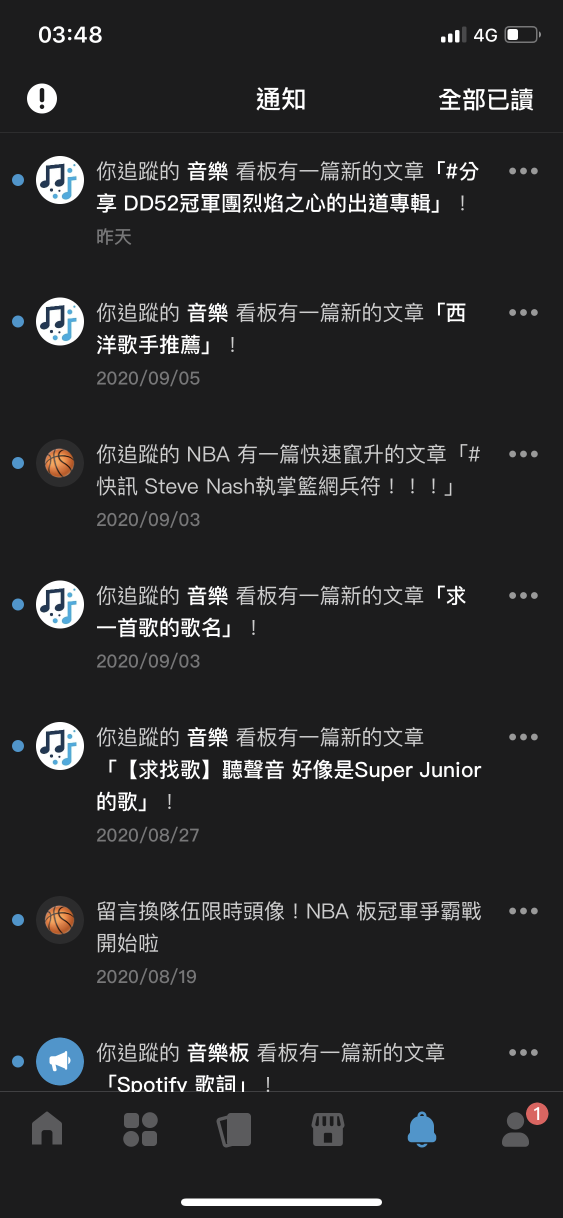
#> input picture iosScreenshotAns/IMG_6301.PNG, 1125 x 2436 px, found by its file name (shown at 1/2 size)
$ jupyter execute --allow-errors screenshotProcessor.ipynb   (shell and % lines are left out)
#> lines starting #> are read from the running program, lines starting #| are printed output that depends on the picture; after the words box and inside, x2 and y2 are one past the last pixel; in counts of white or black regions, pixels touching at a corner belong together
### screenImageAnalyzer_test.py
import os, sys
import platform
import cv2
import pytesseract
import tesserocr
from PIL import Image
import queue
import concurrent.futures
import numpy as np
import math

if platform.system() == 'Windows':
    pytesseract.pytesseract.tesseract_cmd = None
    p = os.path.join("C:\\", "Program Files (x86)", "Tesseract-OCR", "tesseract.exe")
    if os.path.isfile(p):
        pytesseract.pytesseract.tesseract_cmd = r'C:\Program Files (x86)\Tesseract-OCR\tesseract.exe'

    if pytesseract.pytesseract.tesseract_cmd == None:
        p = os.path.join("C:\\", "Program Files", "Tesseract-OCR", "tesseract.exe")
        if os.path.isfile(p):
            pytesseract.pytesseract.tesseract_cmd = r'C:\Program Files\Tesseract-OCR\tesseract.exe'

    if pytesseract.pytesseract.tesseract_cmd == None:
        p = os.path.join('C:\\', "Users", os.getlogin(), "AppData", "Local", "Tesseract-OCR", "tesseract.exe")
        if os.path.isfile(p):
            pytesseract.pytesseract.tesseract_cmd \
            = r'C:\Users\{}\AppData\Local\Tesseract-OCR\tesseract.exe'.format(os.getlogin())

    if pytesseract.pytesseract.tesseract_cmd == None:
        print("Sorry that I could not find your tesseract.exe!")
        sys.exit(-1)

class screenImageAnalyzer:
    # [15 lines left out: function __init__, not called in this run]


    def getImageFromFile(self, inputImgPath):
        self.cv2Input = cv2.imread(inputImgPath)
        return self.cv2Input

    def getImage(self, cv2InputImg):
        self.cv2Input = cv2InputImg
        return self.cv2Input

    # [968 lines left out: functions getVisionDict, generateJsonDict, addDict, combineContour, removeOverlap, removeSymbols and 6 more, not called in this run]

### allProcess.py
#from  matplotlib import pyplot as plt
from imp import reload
import sys
import cv2
import numpy as np
from  matplotlib import pyplot as plt

from getContourInfo import *
reload(sys.modules['getContourInfo'])
from getContourInfo import *
from addText import *
reload(sys.modules['addText'])
from addText import *

from generateDict import *
reload(sys.modules['generateDict'])
from generateDict import *

import tesserocr
import pytesseract

from PIL import Image
import concurrent.futures
import queue

import time
import os

import math
from combineContour import *
reload(sys.modules['combineContour'])
from combineContour import *

from PIL import Image, ImageDraw, ImageFont

# [154 lines left out: function allProcess, not called in this run]

### screenshotProcessor.ipynb
[cell 1]
#DO ALL PROCESS AT ONE TIME
from imp import reload
import sys
from allProcess import *
reload(sys.modules['allProcess'])
from allProcess import *

IMG_LIST = ['facebook1']
IMG_LIST = list(range(6309,6318))
#((w1+h1>f*7) and (w2+h2>f*7))
#> (the rest of this cell did not finish here and is left out)

    ##一般測試experiment設為false

[cell 2]
import cv2
import numpy as np
from  matplotlib import pyplot as plt


IMAGE_NUMBER = str('6312')
# [7 lines of commented-out code are left out]

[cell 3]
from getContourInfo import *
reload(sys.modules['getContourInfo'])
from getContourInfo import *

img = cv2.imread('iosScreenshot/IMG_'+IMAGE_NUMBER+'.png', 1)
#img = cv2.imread('experiment/'+IMAGE_NUMBER+'.png', 1)
#> (the rest of this cell did not finish here and is left out)

[cell 4]
##辨識截圖上的文字並且加入contourInfo
## concurrent.futures version
from addText import *
reload(sys.modules['addText'])
from addText import *

import tesserocr
import pytesseract

from PIL import Image
import concurrent.futures
import queue

import time
import os

NUM_THREADS = os.cpu_count()
NUM_THREADS = 8
print('Logical Processors: ',NUM_THREADS)
#tesserocr_queue = queue.Queue()

#> (the rest of this cell did not finish here and is left out)

#> (a cell that did not finish here is left out)

#> (a cell that did not finish here is left out)

[cell 7]
##c,d distance limitation
#d in c: upper left and (center or y_axis dist)
#c in d: upper left and (center or y_axis dist)
#d on right of c: (d's upper left - c's upper right) or (d's bottom left - c's bottom right) and (center or y_axis dist)
#d on left of c: (d's upper right - c's upper left) or (d's bottom right - c's bottom left)and (center or y_axis dist)
#d at top:(d's bottom left - c's upper left) or (d's bottom right - c's upper right) and center
#d at bottom:(d's upper left - c's bottom left) or (d's upper right - c's bottom right) and center

##combine contours that might be in the same element
#print(contourInfo)
#[[輪廓編號, 輪廓hier資訊],[x,y,w,h],[輪廓文字,confidence]]
import math
from combineContour import *
reload(sys.modules['combineContour'])
from combineContour import *

#> (the rest of this cell did not finish here and is left out)

#> (a cell that did not finish here is left out)

[cell 9]
from PIL import Image, ImageDraw, ImageFont
#> (the rest of this cell did not finish here and is left out)

[cell 10]
##產生截圖contour hierarchy的dict
import json
from generateDict import *
reload(sys.modules['generateDict'])
from generateDict import *


# [5 lines of commented-out code are left out]

#> (the rest of this cell did not finish here and is left out)

[cell 11]
##class test
import cv2
from  matplotlib import pyplot as plt
from screenImageAnalyzer_test import screenImageAnalyzer
reload(sys.modules['screenImageAnalyzer_test'])
from screenImageAnalyzer_test import screenImageAnalyzer

img = cv2.imread('iosScreenshot/IMG_6301.png', 1)
#> img is the input picture: shape (2436, 1125, 3); mean B, G, R 41.6, 40.4, 40.2
cl = screenImageAnalyzer()
img = cl.getImage(img)
#> (the rest of this cell did not finish here and is left out)

#> in updateLowHighThreshold, `imgHist = cv2.equalizeHist(imgData)`:
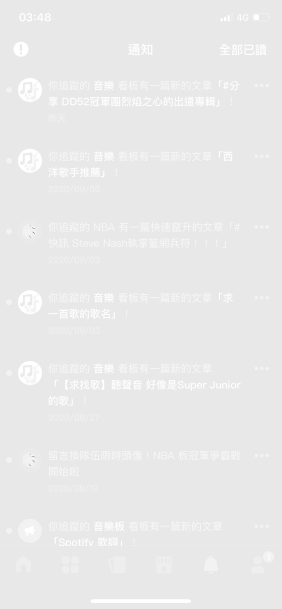
#> imgHist: shape (2436, 1125) (shown at 1/4 size); min 0, max 255, mean 233.1
#> in updateLowHighThreshold, `mean = np.average(imgHist)`: mean = 233.1
#> in updateLowHighThreshold, `lowThreshold = int(self.CANNY_LOW_THRESHOLD_RATIO * mean * self.CANNY_..`: lowThreshold = 23
#> in updateLowHighThreshold, `highThreshold = int(self.CANNY_LOW_THRESHOLD_RATIO * self.ratio * mean..`: highThreshold = 46
#> in getVisionDict, `lowThreshold, highThreshold, mean = self.updateLowHighThreshold(gray)`: lowThreshold = 23; highThreshold = 46; mean = 233.1
#> in getVisionDict, `gray_edges = cv2.Canny(blur_gray, lowThreshold, highThreshold)`:
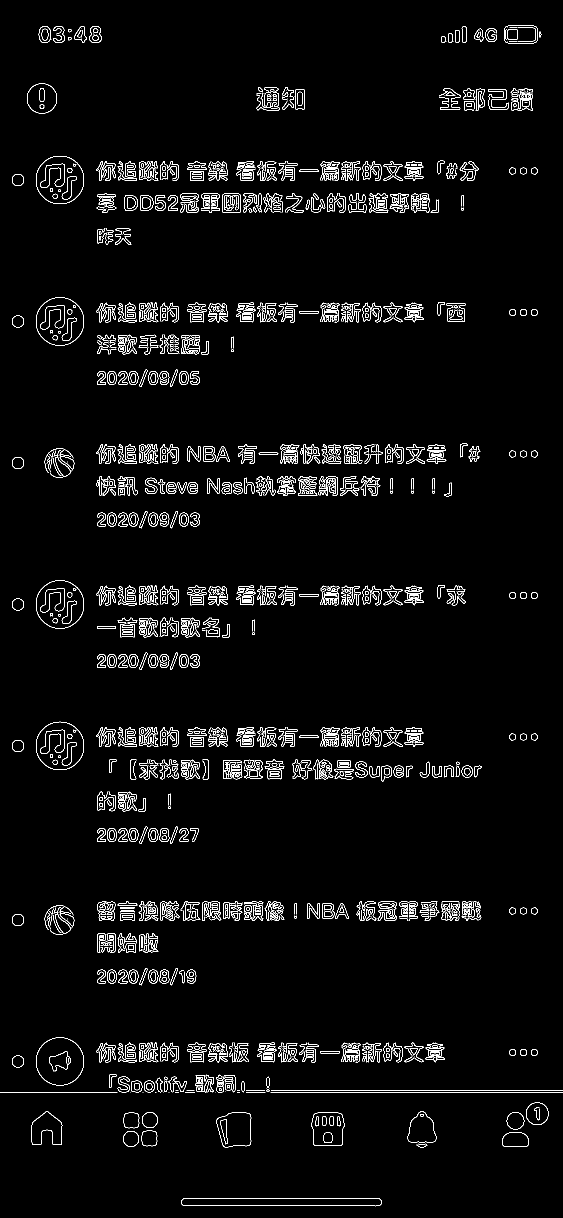
#> gray_edges: shape (2436, 1125) (shown at 1/2 size); 3.2% white in thin lines or dots
#> in getVisionDict, `mean_canny = np.average(gray_edges)`: mean_canny = 8.06
#> in addDilate, `img_dilation = cv2.dilate(imgData, kernel, iterations=1)`:
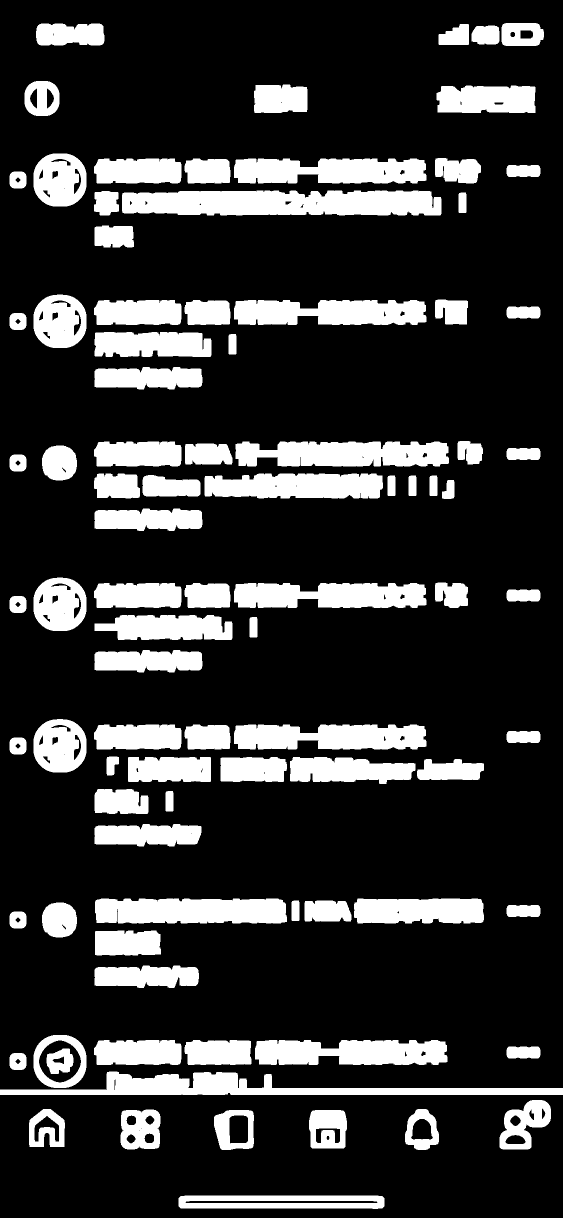
#> img_dilation: shape (2436, 1125) (shown at 1/2 size); 19.8% white; 91 white regions
#> in getContourInfo, `(result, hierarchy) = cv2.findContours(gray_edges.copy(), cv2.RETR_TRE..`: result = 178 contours, 19 with area under 20; largest, box (x1, y1, x2, y2) and area: (244, 381, 883, 431) 28278, (0, 2143, 1125, 2190) 21458, (471, 883, 898, 933) 17830, (190, 1797, 574, 1847) 17572, (510, 2080, 895, 2130) 16120

plt.figure(figsize=(50,25))
canvas = cv2.cvtColor(canvas, cv2.COLOR_BGR2RGB)
plt.imshow(canvas)

[cell 12]
import json
#> (the rest of this cell did not finish here and is left out)

[cell 13]
import copy
q = [1,2,3,4,5,6,7,[8]]
p = q.copy()
p = p.copy()

for c in p:
    if c==[8]:
        c.append(10)
        p.remove(c)


print(q)
print(p)

for a,b in zip([1,2],[3,4]):
    print(a,b)

#> (a cell that did not finish here is left out)

[cell 15]
a = [1,2,3,4,5]
# [7 lines of commented-out code are left out]

for d in a:
    print(d)
    if d>2:
        a.remove(d)

s = [1,[2],3,[4],[4]]
#> (the rest of this cell did not finish here and is left out)

[cell 16]
a = [1,1,2,2,3,4]
print(True in (i in [1,3,2] for i in a) or True in (i==2 for i in a))

$ run again, with iosScreenshotAns/IMG_6023.PNG copied over iosScreenshotAns/IMG_6301.PNG
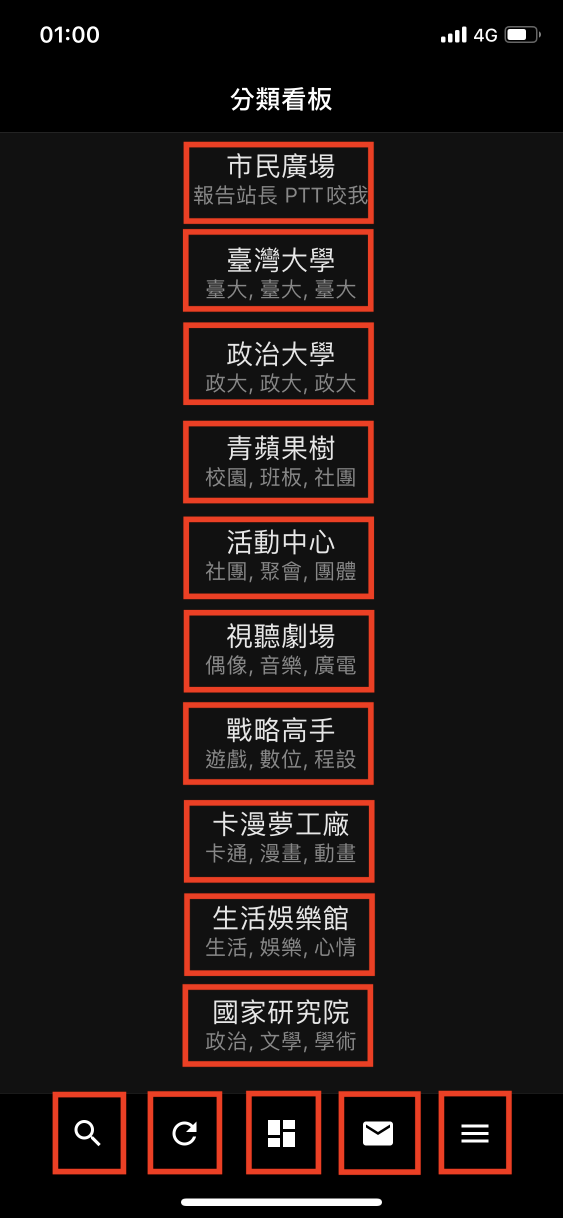
#> input picture iosScreenshotAns/IMG_6023.PNG, 1125 x 2436 px, found by its file name (shown at 1/2 size)
#> img is the input picture: shape (2436, 1125, 3); mean B, G, R 21, 22.5, 32.1
#> in updateLowHighThreshold, `mean = np.average(imgHist)`: mean = 180.4
#> in updateLowHighThreshold, `lowThreshold = int(self.CANNY_LOW_THRESHOLD_RATIO * mean * self.CANNY_..`: lowThreshold = 18
#> in updateLowHighThreshold, `highThreshold = int(self.CANNY_LOW_THRESHOLD_RATIO * self.ratio * mean..`: highThreshold = 36
#> in getVisionDict, `lowThreshold, highThreshold, mean = self.updateLowHighThreshold(gray)`: lowThreshold = 18; highThreshold = 36; mean = 180.4
#> in getVisionDict, `gray_edges = cv2.Canny(blur_gray, lowThreshold, highThreshold)`:
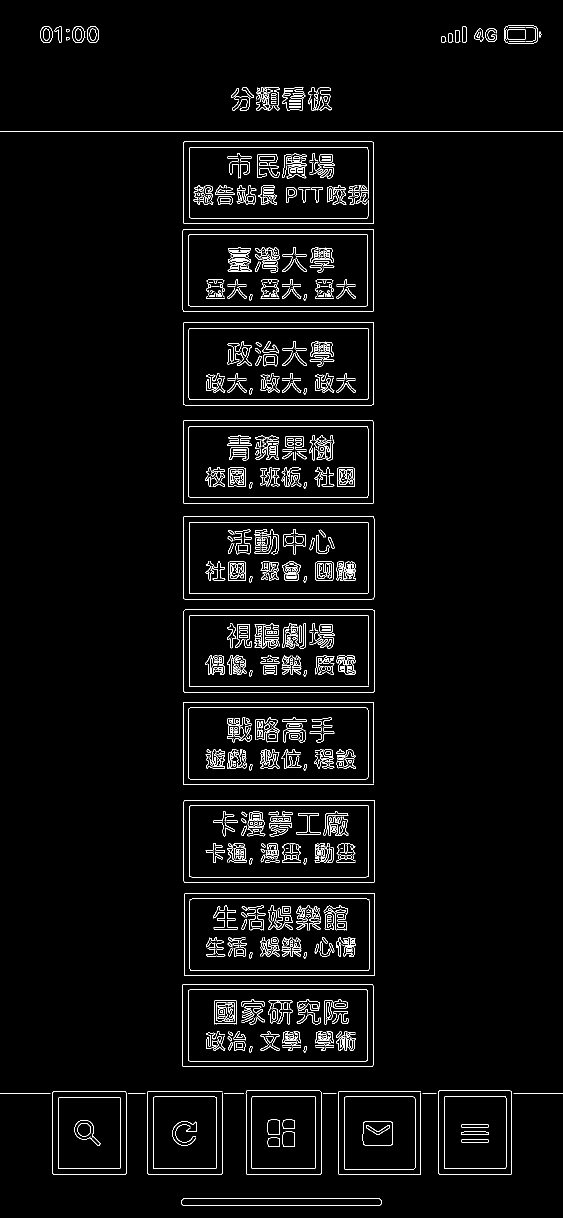
#> gray_edges: shape (2436, 1125) (shown at 1/2 size); 2.9% white in thin lines or dots
#> mean_canny = 7.33
#> in addDilate, `img_dilation = cv2.dilate(imgData, kernel, iterations=1)`:
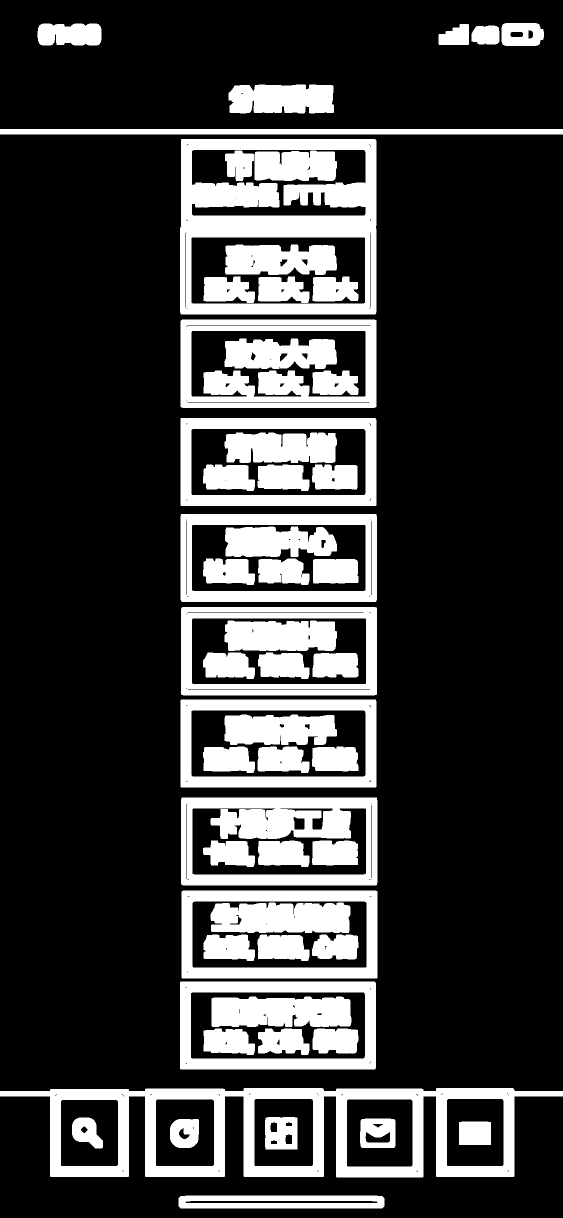
#> img_dilation: shape (2436, 1125) (shown at 1/2 size); 22.5% white; 57 white regions
#> result = 231 contours, 114 with area under 20; largest, box (x1, y1, x2, y2) and area: (0, 2176, 1125, 2355) 145358, (360, 278, 753, 629) 136829, (362, 1214, 754, 1391) 68802, (361, 639, 753, 816) 68802, (361, 1028, 754, 1204) 68585
